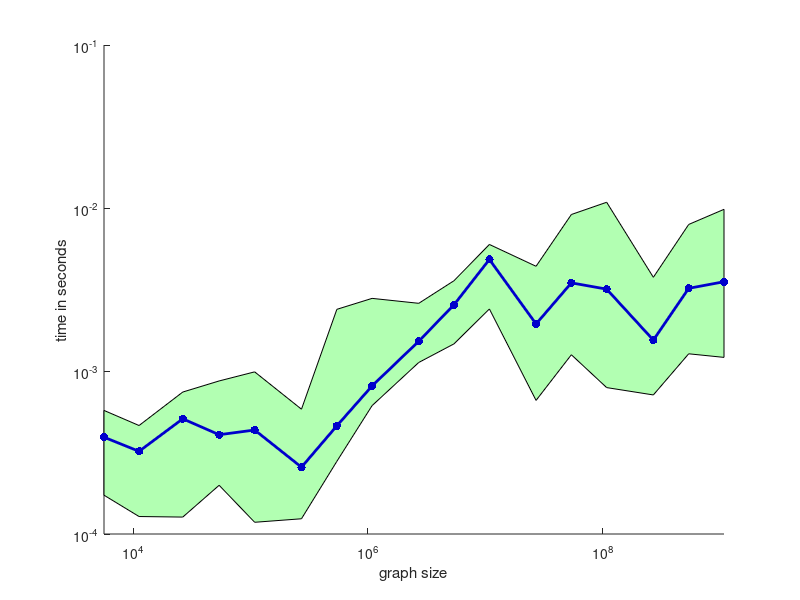

MATLAB code for this plot: (Note: this script raises an error after producing the figure.)
addpath('../plotting_utils'); % so "set_figure_size.m" is available
%% fix the data
load scaling_1
results = results(1:17,:)';
maxd = full([gdata.maxdeg]);
maxd2 = maxd.^2;
ns = [gdata.n];
nnzs = [gdata.nnz];
gsize = ns+nnzs;
p10 = prctile(results,10);
p25 = prctile(results,25);
p75 = prctile(results,75);
p50 = prctile(results,50);
p90 = prctile(results,90);
%%
clf; hold on;
%patch([gsize fliplr(gsize)],[p10 fliplr(p90)],[0.8,1,0.8]);
%patch([gsize fliplr(gsize)],[p25 fliplr(p75)],[0.5,1,0.5]);
patch([gsize fliplr(gsize)],[p25 fliplr(p75)],[0.7,1,0.7]);

set(gca,'XScale','log');
set(gca,'YScale','log');
plot(gsize,p50,'.-','MarkerSize',18,'LineWidth',2,'Color',[0,0,0.8]);
xlim([min(gsize),max(gsize)]);
set(gca,'XTick',[1e4,1e6,1e8]);
ylabel('time in seconds');
xlabel('graph size');
set_figure_size([3,3]);
print(gcf,'ff-040-runtime.eps','-depsc2');

%%
load scaling_s
results = results(1:15,:)';
gdata = gdata(1:15);
maxd = full([gdata.maxdeg]);
maxd2 = maxd.^2;
ns = [gdata.n];
nnzs = [gdata.nnz];
gsize = ns+nnzs;
p10 = prctile(results,10);
p25 = prctile(results,25);
p75 = prctile(results,75);
p50 = prctile(results,50);
p90 = prctile(results,90);

%%

clf; hold on;
%patch([gsize fliplr(gsize)],[p10 fliplr(p90)],[0.8,1,0.8]);
patch([gsize fliplr(gsize)],[p25 fliplr(p75)],[0.7,1,0.7]);

set(gca,'XScale','log');
set(gca,'YScale','log');
plot(gsize,p50,'.-','MarkerSize',18,'LineWidth',2,'Color',[0.0,0,0.8]);
xlim([min(gsize),max(gsize)]);
ylabel('time in seconds');
xlabel('graph size');
set(gca,'XTick',[1e4,1e6,1e8]);
set_figure_size([3,3]);
print(gcf,'ff-048-runtime.eps','-depsc2');

%%
clf; hold on;
patch([maxd2 fliplr(maxd2)],[p25 fliplr(p75)],[0.7,1,0.7]);

set(gca,'XScale','log');
set(gca,'YScale','log');
plot(maxd2,p50,'.-','MarkerSize',18,'LineWidth',2,'Color',[0.0,0,0.8]);
xlim([min(maxd2),max(maxd2)]);
ylabel('time in seconds');
xlabel('graph size');
set(gca,'XTick',[1e4,1e6,1e8]);
set_figure_size([3,3]);

ylabel('time in seconds');
xlabel('max-degree squared');
line([1e3,1e9],[1e-4,1e2]);

print(gcf,'ff-048-scaling-d2.eps','-depsc2');
